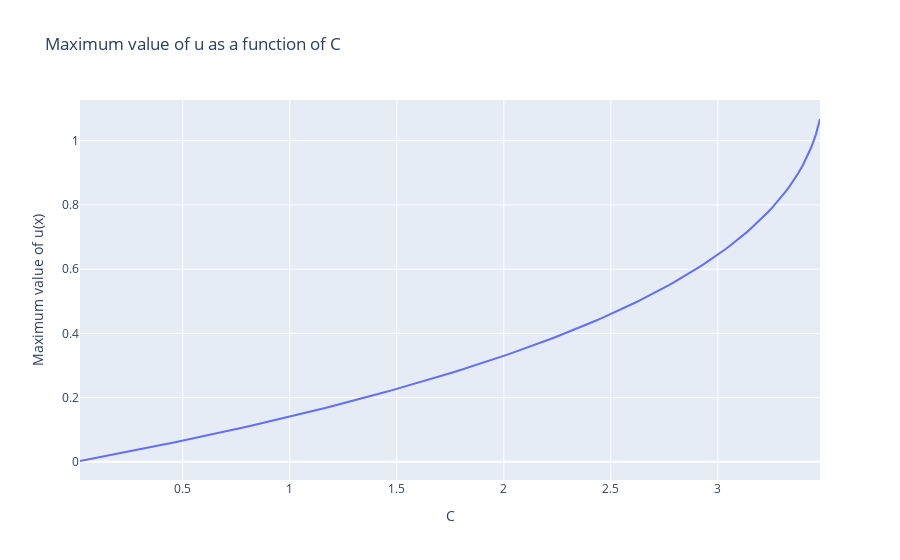

Write notebook code for a chart like this one.
### Markdown cell above
![image.png](attachment:image.png)

### Code cell
a = 0
b = 1
N = 10
alpha = 0
beta = 0
D = 1.0

Cs = np.linspace(0, 4, 200)

max_u = np.zeros(len(Cs))
u_array = np.ones(N-1)

fig = go.Figure()
for C in Cs:
    def q(x, u):
        return C*np.exp(u)

    bvp = BVP(a, b, N, alpha, beta, condition_type='Dirichlet', q_fun=q, D_const=D)
    A_DD, b_DD, x_array = bvp.boundary_conditions()

    u_guess = np.zeros(N-1)    
    u_array, success = bvp.solve_nonlinear(A_DD, b_DD, x_array, u_guess)

    if success:
        max_u[Cs == C] = np.max(u_array)

# Plot the maximum value of u as a function of C. Only plot the values where the solver succeeded.
fig.add_trace(go.Scatter(x=Cs[max_u != 0], y=max_u[max_u != 0], name='Maximum value of u'))

fig.update_layout(
    title='Maximum value of u as a function of C',
    xaxis_title='C',
    yaxis_title='Maximum value of u(x)'
)

fig.show()

### Figure 1 — Plotly figure (JSON) as saved in the notebook; plotly's stock layout.template omitted (floating-point values rounded to 4 significant figures; data arrays with more than 128 entries replaced by an {"elided": "..."} marker saying what was removed)
{"data": [{"name": "Maximum value of u", "type": "scatter", "x": {"elided": "173 float values"}, "y": {"elided": "173 float values"}}], "layout": {"title": {"text": "Maximum value of u as a function of C"}, "xaxis": {"title": {"text": "C"}}, "yaxis": {"title": {"text": "Maximum value of u(x)"}}}}
